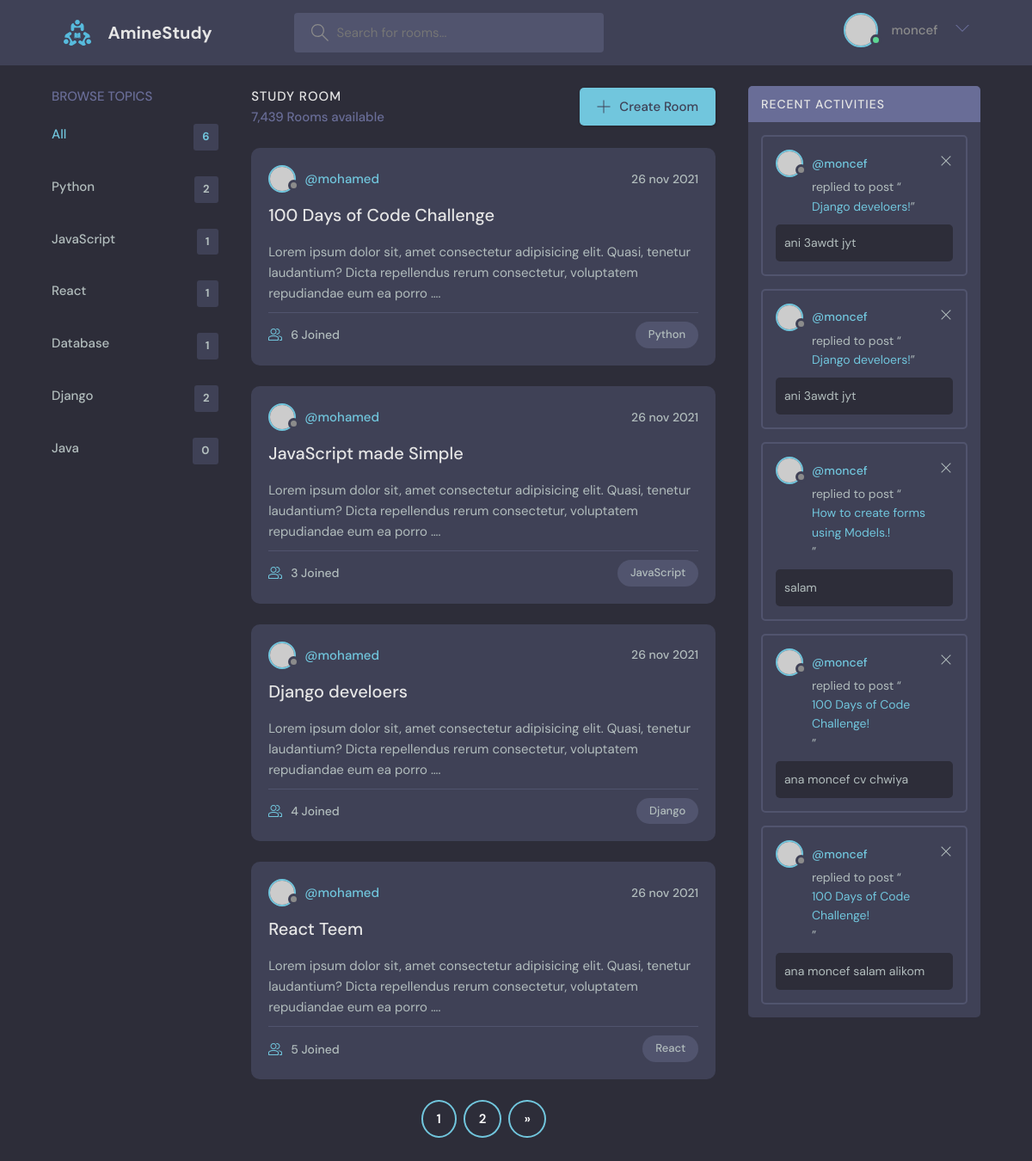
Screenshot of / (signed in) with the database file from the repository.
### room/models.py (models this page shows, shortened)
class Category(models.Model):
	name = models.CharField(max_length=50)
	def __str__(self):
		return self.name

class Room(models.Model):
	owner = models.ForeignKey(User,on_delete = models.SET_NULL,null=True)
	title = models.CharField(max_length=50)
	description = models.TextField()
	created = models.DateField(auto_now_add=True, null=True,blank=True)
	modify = models.DateField(auto_now=True)
	participants = models.ManyToManyField(User,related_name='participants', blank=True)
	category = models.ForeignKey('Category', on_delete = models.SET_NULL, null=True)
	slug = models.SlugField(blank=True,null=True)
	class Meta:
		ordering = ['-modify']
	def __str__(self):
		return self.title

class Comment(models.Model):
	user = models.ForeignKey(User,on_delete=models.SET_NULL,null=True)
	body = models.CharField(max_length=150)
	room = models.ForeignKey(Room,on_delete=models.SET_NULL,null=True)
	def __str__(self):
		return self.body[0:50]

### room/views.py (the view)
# urls.py: path('',views.room_list, name = 'room_list'),
def room_list(request):
	room_list = Room.objects.all()
	search_query = request.GET.get('q')
	if search_query:
		room_list = room_list.filter(
			Q(title__icontains = search_query)|
			Q(description__icontains = search_query)
			)
	paginator = Paginator(room_list, 4)
	page_number = request.GET.get('page')
	page_obj = paginator.get_page(page_number)
	category = Category.objects.annotate(num_items=Count('room'))
	x = category.count()
	room_messages = Comment.objects.all().order_by('-id')[:5]
	context = {
		'room_list':page_obj,
		'category':category,
		'x':x,
		'room_messages':room_messages
	}
	return render(request,'room/index.html',context)

### room/templates/room/index.html (shortened to what this page needs)
{% extends "base.html" %}
{% load static %}
{% block body %}
		<main class="layout layout--3">
      <div class="container">
        <div class="topics">
          <div class="topics__header">
            <h2>Browse Topics</h2>
          </div>
          <ul class="topics__list">
            <li>
              <a href="/" class="active">All <span>{{x}}</span></a>
            </li>
            {% for cat in category %}
		            <li>
		              <a href="{% url 'room:searchin_by_category' cat %}">{{cat}} <span>{{cat.num_items}}</span></a>
		            </li>
		    {% endfor %}
          </ul>
        </div>
        <div class="roomList">
          <div class="roomList__header">
            <div>
              <h2>Study Room</h2>
              <p>7,439 Rooms available</p>
            </div>
            {% if request.user.is_authenticated %}
                <a class="btn btn--main" href="{% url 'room:create_room' %}">
                  <svg version="1.1" xmlns="http://www.w3.org/2000/svg" width="32" height="32" viewBox="0 0 32 32">
                    <title>add</title>
                    <path
                      d="M16.943 0.943h-1.885v14.115h-14.115v1.885h14.115v14.115h1.885v-14.115h14.115v-1.885h-14.115v-14.115z"
                    ></path>
                  </svg>
                  Create Room
                </a>
            {% endif %}
          </div>
          {% for rom in room_list %}
		          <div class="roomListRoom">
		            <div class="roomListRoom__header">
		              <a href="{% url 'accounts:profile' rom.owner %}" class="roomListRoom__author">
		                <div class="avatar avatar--small">
		                  <img src="https://randomuser.me/api/portraits/women/11.jpg" />
		                </div>
		                <span>@{{rom.owner}}</span>
		              </a>
		              <div class="roomListRoom__actions">
		                <span>{{rom.modify|date:"d b Y"}}</span>
		              </div>
		            </div>
		            <div class="roomListRoom__content">
		              <a href="{% url 'room:room_detail' rom.slug %}">{{rom}}</a>
		              <p>
		                {{rom.description|truncatewords:20}}.
		              </p>
		            </div>
		            <div class="roomListRoom__meta">
		              <a href="{% url 'room:room_detail' rom.slug %}" class="roomListRoom__joined">
		                {{rom.participants.count}} Joined
		              </a>
		              <p class="roomListRoom__topic">{{rom.category}}</p>
		            </div>
		          </div>
		          {% endfor %}
              {% if room_list.has_other_pages %}
                  <div class="centeeer">
                      <div class="pagination">
                          {% for i in room_list.paginator.page_range %}
                              <a href="?page={{i}}">{{i}}</a>
                          {% endfor %}
                          {% if room_list.has_next %}
                            <a href="?page={{room_list.next_page_number}}">&raquo;</a>
                          {% endif %}
                      </div>
                    </div>
              {% endif %}
		        </div>
        <div class="activities">
          <div class="activities__header">
            <h2>Recent Activities</h2>
          </div>
          {% for message in room_messages %}
              <div class="activities__box">
                <div class="activities__boxHeader roomListRoom__header">
                  <a href="{% url 'accounts:profile' message.user %}" class="roomListRoom__author">
                    <div class="avatar avatar--small">
                      <img src="https://randomuser.me/api/portraits/women/11.jpg" />
                    </div>
                    <p>
                      @{{message.user}}
                    </p>
                  </a>
                  <div class="roomListRoom__actions">
                    {% if request.user == message.user %}
                      <a href="#">
                        <svg version="1.1" xmlns="http://www.w3.org/2000/svg" width="32" height="32" viewBox="0 0 32 32">
                          <title>remove</title>
                          <path
                            d="M27.314 6.019l-1.333-1.333-9.98 9.981-9.981-9.981-1.333 1.333 9.981 9.981-9.981 9.98 1.333 1.333 9.981-9.98 9.98 9.98 1.333-1.333-9.98-9.98 9.98-9.981z"
                          ></path>
                        </svg>
                      </a>
                    {% endif %}
                  </div>
                </div>
                <div class="activities__boxContent">
                  <p>replied to post “<a href="{% url 'room:room_detail' message.room.slug %}">{{message.room}}!</a>”</p>
                  <div class="activities__boxRoomContent">
                    {{message}}
                  </div>
                </div>
              </div>
          {% endfor %}
        </div>
      </div>
    </main>
{% endblock body %}

### templates/base.html (shortened to what this page needs)
{% load static %}
<!DOCTYPE html>
<html lang="en">
  <head>
    <link rel="stylesheet" href="{% static 'style.css' %}" />
    <link rel="stylesheet" href="{% static 'assets/jdid.css' %}" />
    <link rel="stylesheet" href="{% static 'assets/pagination.css' %}" />
  </head>
  <body>
    <header class="header header--loggedIn">
      <div class="container">
        <a href="/" class="header__logo">
          <img src="{% static 'assets/logo.svg' %}" />
          <h1>AmineStudy</h1>
        </a>
        <form action="{% url 'room:room_list' %}" class="header__search" method="GET">
          <label>
            <input name="q" value="{{request.GET.get}}" placeholder="Search for rooms..." />
          </label>
        </form>
        <nav class="header__menu">
          {% if request.user.is_authenticated %}
                  <div class="header__user">
                    <a href="{% url 'accounts:profile' request.user.username %}">
                      <div class="avatar avatar--medium active">
                        <img src="https://randomuser.me/api/portraits/men/37.jpg" />
                      </div>
                      <p>{{request.user.username}}</p>
                    </a>
                    <button class="dropdown-button">
                      <svg version="1.1" xmlns="http://www.w3.org/2000/svg" width="32" height="32" viewBox="0 0 32 32">
                        <title>chevron-down</title>
                        <path d="M16 21l-13-13h-3l16 16 16-16h-3l-13 13z"></path>
                      </svg>
                    </button>
                  </div>
          {% else %}
              <a href="{% url 'login' %}">
                <img src="{% static 'assets/avatar.svg' %}" />
                <p>Login</p>
              </a>
          {% endif %}
        </nav>
      </div>
    </header>
    {% block body %}
    {% endblock body %}
  </body>
</html>

### static/assets/pagination.css (style rules this page uses)
.centeeer { text-align: center; margin-bottom: 2rem; }
.pagination { display: inline-block; }
.pagination a { color: white; font-weight: 600; float: left; padding: 8px 16px; text-decoration: none; transition: background-color .3s; border: 2px solid #71c6dd; margin: 0 4px; border-radius: 50% }

### rows the page displays
Category: name "Python", num_items "2"
Category: name "JavaScript", num_items "1"
Category: name "React", num_items "1"
Category: name "Database", num_items "1"
Category: name "Django", num_items "2"
Category: name "Java", num_items "0"
Room: owner "mohamed", modify "26 nov 2021", title "100 Days of Code Challenge", description "Lorem ipsum dolor sit, amet consectetur adipisicing elit. Quasi, tenetur laudantium? Dicta repellendus rerum consectetur, voluptatem repudiandae eum ea porro …", participants.count "6", category "Python"
Room: owner "mohamed", modify "26 nov 2021", title "JavaScript made Simple", description "Lorem ipsum dolor sit, amet consectetur adipisicing elit. Quasi, tenetur laudantium? Dicta repellendus rerum consectetur, voluptatem repudiandae eum ea porro …", participants.count "3", category "JavaScript"
Room: owner "mohamed", modify "26 nov 2021", title "Django develoers", description "Lorem ipsum dolor sit, amet consectetur adipisicing elit. Quasi, tenetur laudantium? Dicta repellendus rerum consectetur, voluptatem repudiandae eum ea porro …", participants.count "4", category "Django"
Room: owner "mohamed", modify "26 nov 2021", title "React Teem", description "Lorem ipsum dolor sit, amet consectetur adipisicing elit. Quasi, tenetur laudantium? Dicta repellendus rerum consectetur, voluptatem repudiandae eum ea porro …", participants.count "5", category "React"
Comment: user "moncef", room "Django develoers", body "ani 3awdt jyt"
Comment: user "moncef", room "Django develoers", body "ani 3awdt jyt"
Comment: user "moncef", room "How to create forms using Models.", body "salam"
Comment: user "moncef", room "100 Days of Code Challenge", body "ana moncef cv chwiya"
Comment: user "moncef", room "100 Days of Code Challenge", body "ana moncef salam alikom"

### other values shown
{{ request.user.username }} "moncef"
{{ x }} "6"
{{ i }} "1" "2"
